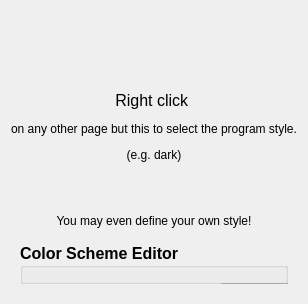
      <widget class="QWidget" name="tabOptions">
       <attribute name="title">
        <string>&amp;Options</string>
       </attribute>
       <layout class="QVBoxLayout" name="verticalLayout_4" stretch="1,5">
        <item>
         <widget class="QLabel" name="label_8">
          <property name="text">
           <string>&lt;html&gt;&lt;head/&gt;&lt;body&gt;&lt;p&gt;&lt;br/&gt;&lt;/p&gt;&lt;p&gt;&lt;br/&gt;&lt;/p&gt;&lt;p align=&quot;center&quot;&gt;&lt;span style=&quot; font-size:12pt;&quot;&gt;Right click &lt;/span&gt;&lt;/p&gt;&lt;p align=&quot;center&quot;&gt;on any other page but this to select the program style.&lt;/p&gt;&lt;p align=&quot;center&quot;&gt;(e.g. dark)&lt;/p&gt;&lt;p align=&quot;center&quot;&gt;&lt;br/&gt;&lt;/p&gt;&lt;p align=&quot;center&quot;&gt;You may even define your own style!&lt;/p&gt;&lt;/body&gt;&lt;/html&gt;</string>
          </property>
         </widget>
        </item>
        <item>
         <widget class="QWidget" name="widget_11" native="true">
          <layout class="QVBoxLayout" name="verticalLayout_14">
           <item>
            <widget class="QGroupBox" name="groupBox">
             <property name="font">
              <font>
               <family>Arial</family>
               <pointsize>12</pointsize>
               <weight>75</weight>
               <bold>true</bold>
              </font>
             </property>
             <property name="title">
              <string>Color Scheme Editor</string>
             </property>
             <widget class="QWidget" name="layoutWidget">
              <property name="geometry">
               <rect>
                <x>0</x>
                <y>40</y>
                <width>931</width>
                <height>641</height>
               </rect>
              </property>
              <layout class="QFormLayout" name="formLayout_3">
               <item row="0" column="0">
                <widget class="QLabel" name="label_48">
                 <property name="font">
                  <font>
                   <family>Arial</family>
                   <pointsize>12</pointsize>
                   <weight>50</weight>
                   <bold>false</bold>
                  </font>
                 </property>
                 <property name="text">
                  <string>Name of the Color Scheme</string>
                 </property>
                </widget>
               </item>
               <item row="0" column="1">
                <widget class="QComboBox" name="cbSCheme">
                 <property name="font">
                  <font>
                   <family>Arial</family>
                   <pointsize>12</pointsize>
                   <weight>50</weight>
                   <bold>false</bold>
                  </font>
                 </property>
                </widget>
               </item>
               <item row="2" column="0">
                <widget class="QLabel" name="label_49">
                 <property name="font">
                  <font>
                   <family>Arial</family>
                   <pointsize>8</pointsize>
                   <weight>50</weight>
                   <bold>false</bold>
                  </font>
                 </property>
                 <property name="text">
                  <string>Background color</string>
                 </property>
                </widget>
               </item>
               <item row="2" column="1">
                <widget class="QPushButton" name="pbScheme0">
                 <property name="font">
                  <font>
                   <family>Arial</family>
                   <pointsize>12</pointsize>
                   <weight>50</weight>
                   <bold>false</bold>
                  </font>
                 </property>
                 <property name="text">
                  <string/>
                 </property>
                </widget>
               </item>
               <item row="3" column="0">
                <widget class="QLabel" name="label_72">
                 <property name="font">
                  <font>
                   <family>Arial</family>
                   <pointsize>8</pointsize>
                   <weight>50</weight>
                   <bold>false</bold>
                  </font>
                 </property>
                 <property name="text">
                  <string>Foreground (text) color</string>
                 </property>
                </widget>
               </item>
               <item row="3" column="1">
                <widget class="QPushButton" name="pbScheme1">
                 <property name="font">
                  <font>
                   <family>Arial</family>
                   <pointsize>12</pointsize>
                   <weight>50</weight>
                   <bold>false</bold>
                  </font>
                 </property>
                 <property name="text">
                  <string/>
                 </property>
                </widget>
               </item>
               <item row="4" column="0">
                <widget class="QLabel" name="label_73">
                 <property name="font">
                  <font>
                   <family>Arial</family>
                   <pointsize>8</pointsize>
                   <weight>50</weight>
                   <bold>false</bold>
                  </font>
                 </property>
                 <property name="text">
                  <string>Border color</string>
                 </property>
                </widget>
               </item>
               <item row="4" column="1">
                <widget class="QPushButton" name="pbScheme2">
                 <property name="font">
                  <font>
                   <family>Arial</family>
                   <pointsize>12</pointsize>
                   <weight>50</weight>
                   <bold>false</bold>
                  </font>
                 </property>
                 <property name="text">
                  <string/>
                 </property>
                </widget>
               </item>
               <item row="5" column="0">
                <widget class="QLabel" name="label_74">
                 <property name="font">
                  <font>
                   <family>Arial</family>
                   <pointsize>8</pointsize>
                   <weight>50</weight>
                   <bold>false</bold>
                  </font>
                 </property>
                 <property name="text">
                  <string>Focused input colorl</string>
                 </property>
                </widget>
               </item>
               <item row="5" column="1">
                <widget class="QPushButton" name="pbScheme3">
                 <property name="font">
                  <font>
                   <family>Arial</family>
                   <pointsize>12</pointsize>
                   <weight>50</weight>
                   <bold>false</bold>
                  </font>
                 </property>
                 <property name="text">
                  <string/>
                 </property>
                </widget>
               </item>
               <item row="6" column="0">
                <widget class="QLabel" name="label_75">
                 <property name="font">
                  <font>
                   <family>Arial</family>
                   <pointsize>8</pointsize>
                   <weight>50</weight>
                   <bold>false</bold>
                  </font>
                 </property>
                 <property name="text">
                  <string>Hover color</string>
                 </property>
                </widget>
               </item>
               <item row="6" column="1">
                <widget class="QPushButton" name="pbScheme4">
                 <property name="font">
                  <font>
                   <family>Arial</family>
                   <pointsize>12</pointsize>
                   <weight>50</weight>
                   <bold>false</bold>
                  </font>
                 </property>
                 <property name="text">
                  <string/>
                 </property>
                </widget>
               </item>
               <item row="7" column="0">
                <widget class="QLabel" name="label_76">
                 <property name="font">
                  <font>
                   <family>Arial</family>
                   <pointsize>8</pointsize>
                   <weight>50</weight>
                   <bold>false</bold>
                  </font>
                 </property>
                 <property name="text">
                  <string>Tab border color</string>
                 </property>
                </widget>
               </item>
               <item row="7" column="1">
                <widget class="QPushButton" name="pbScheme5">
                 <property name="font">
                  <font>
                   <family>Arial</family>
                   <pointsize>12</pointsize>
                   <weight>50</weight>
                   <bold>false</bold>
                  </font>
                 </property>
                 <property name="text">
                  <string/>
                 </property>
                </widget>
               </item>
               <item row="8" column="0">
                <widget class="QLabel" name="label_77">
                 <property name="font">
                  <font>
                   <family>Arial</family>
                   <pointsize>8</pointsize>
                   <weight>50</weight>
                   <bold>false</bold>
                  </font>
                 </property>
                 <property name="text">
                  <string>Input Background color</string>
                 </property>
                </widget>
               </item>
               <item row="8" column="1">
                <widget class="QPushButton" name="pbScheme6">
                 <property name="font">
                  <font>
                   <family>Arial</family>
                   <pointsize>12</pointsize>
                   <weight>50</weight>
                   <bold>false</bold>
                  </font>
                 </property>
                 <property name="text">
                  <string/>
                 </property>
                </widget>
               </item>
               <item row="9" column="0">
                <widget class="QLabel" name="label_78">
                 <property name="font">
                  <font>
                   <family>Arial</family>
                   <pointsize>8</pointsize>
                   <weight>50</weight>
                   <bold>false</bold>
                  </font>
                 </property>
                 <property name="text">
                  <string>Selected color</string>
                 </property>
                </widget>
               </item>
               <item row="9" column="1">
                <widget class="QPushButton" name="pbScheme7">
                 <property name="font">
                  <font>
                   <family>Arial</family>
                   <pointsize>12</pointsize>
                   <weight>50</weight>
                   <bold>false</bold>
                  </font>
                 </property>
                 <property name="text">
                  <string/>
                 </property>
                </widget>
               </item>
               <item row="10" column="0">
                <widget class="QLabel" name="label_79">
                 <property name="font">
                  <font>
                   <family>Arial</family>
                   <pointsize>8</pointsize>
                   <weight>50</weight>
                   <bold>false</bold>
                  </font>
                 </property>
                 <property name="text">
                  <string>Focused Border color</string>
                 </property>
                </widget>
               </item>
               <item row="10" column="1">
                <widget class="QPushButton" name="pbScheme8">
                 <property name="font">
                  <font>
                   <family>Arial</family>
                   <pointsize>12</pointsize>
                   <weight>50</weight>
                   <bold>false</bold>
                  </font>
                 </property>
                 <property name="text">
                  <string/>
                 </property>
                </widget>
               </item>
               <item row="11" column="0">
                <widget class="QLabel" name="label_80">
                 <property name="font">
                  <font>
                   <family>Arial</family>
                   <pointsize>8</pointsize>
                   <weight>50</weight>
                   <bold>false</bold>
                  </font>
                 </property>
                 <property name="text">
                  <string>Disabled Background c.</string>
                 </property>
                </widget>
               </item>
               <item row="11" column="1">
                <widget class="QPushButton" name="pbScheme9">
                 <property name="font">
                  <font>
                   <family>Arial</family>
                   <pointsize>12</pointsize>
                   <weight>50</weight>
                   <bold>false</bold>
                  </font>
                 </property>
                 <property name="text">
                  <string/>
                 </property>
                </widget>
               </item>
               <item row="12" column="0">
                <widget class="QLabel" name="label_81">
                 <property name="font">
                  <font>
                   <family>Arial</family>
                   <pointsize>8</pointsize>
                   <weight>50</weight>
                   <bold>false</bold>
                  </font>
                 </property>
                 <property name="text">
                  <string>Disabled Text color</string>
                 </property>
                </widget>
               </item>
               <item row="12" column="1">
                <widget class="QPushButton" name="pbScheme10">
                 <property name="font">
                  <font>
                   <family>Arial</family>
                   <pointsize>12</pointsize>
                   <weight>50</weight>
                   <bold>false</bold>
                  </font>
                 </property>
                 <property name="text">
                  <string/>
                 </property>
                </widget>
               </item>
               <item row="13" column="0">
                <widget class="QLabel" name="label_89">
                 <property name="font">
                  <font>
                   <family>Arial</family>
                   <pointsize>8</pointsize>
                   <weight>50</weight>
                   <bold>false</bold>
                  </font>
                 </property>
                 <property name="text">
                  <string>Image Background color</string>
                 </property>
                </widget>
               </item>
               <item row="13" column="1">
                <widget class="QPushButton" name="pbScheme11">
                 <property name="font">
                  <font>
                   <family>Arial</family>
                   <pointsize>12</pointsize>
                   <weight>50</weight>
                   <bold>false</bold>
                  </font>
                 </property>
                 <property name="text">
                  <string/>
                 </property>
                </widget>
               </item>
               <item row="14" column="0">
                <widget class="QLabel" name="label_90">
                 <property name="font">
                  <font>
                   <family>Arial</family>
                   <pointsize>8</pointsize>
                   <weight>50</weight>
                   <bold>false</bold>
                  </font>
                 </property>
                 <property name="text">
                  <string>Button Pressed Background</string>
                 </property>
                </widget>
               </item>
               <item row="14" column="1">
                <widget class="QPushButton" name="pushButton_13">
                 <property name="font">
                  <font>
                   <family>Arial</family>
                   <pointsize>12</pointsize>
                   <weight>50</weight>
                   <bold>false</bold>
                  </font>
                 </property>
                 <property name="text">
                  <string/>
                 </property>
                </widget>
               </item>
               <item row="15" column="0">
                <widget class="QLabel" name="label_91">
                 <property name="font">
                  <font>
                   <family>Arial</family>
                   <pointsize>8</pointsize>
                   <weight>50</weight>
                   <bold>false</bold>
                  </font>
                 </property>
                 <property name="text">
                  <string>Default background</string>
                 </property>
                </widget>
               </item>
               <item row="15" column="1">
                <widget class="QPushButton" name="pushButton_14">
                 <property name="font">
                  <font>
                   <family>Arial</family>
                   <pointsize>12</pointsize>
                   <weight>50</weight>
                   <bold>false</bold>
                  </font>
                 </property>
                 <property name="text">
                  <string/>
                 </property>
                </widget>
               </item>
               <item row="16" column="0">
                <widget class="QLabel" name="label_92">
                 <property name="font">
                  <font>
                   <family>Arial</family>
                   <pointsize>8</pointsize>
                   <weight>50</weight>
                   <bold>false</bold>
                  </font>
                 </property>
                 <property name="text">
                  <string>Progress Bar Chunk color</string>
                 </property>
                </widget>
               </item>
               <item row="16" column="1">
                <widget class="QPushButton" name="pushButton_15">
                 <property name="font">
                  <font>
                   <family>Arial</family>
                   <pointsize>12</pointsize>
                   <weight>50</weight>
                   <bold>false</bold>
                  </font>
                 </property>
                 <property name="text">
                  <string/>
                 </property>
                </widget>
               </item>
               <item row="17" column="0">
                <widget class="QLabel" name="label_93">
                 <property name="font">
                  <font>
                   <family>Arial</family>
                   <pointsize>8</pointsize>
                   <weight>50</weight>
                   <bold>false</bold>
                  </font>
                 </property>
                 <property name="text">
                  <string>Warning color</string>
                 </property>
                </widget>
               </item>
               <item row="17" column="1">
                <widget class="QPushButton" name="pushButton_16">
                 <property name="font">
                  <font>
                   <family>Arial</family>
                   <pointsize>12</pointsize>
                   <weight>50</weight>
                   <bold>false</bold>
                  </font>
                 </property>
                 <property name="text">
                  <string/>
                 </property>
                </widget>
               </item>
               <item row="18" column="0">
                <widget class="QLabel" name="label_94">
                 <property name="font">
                  <font>
                   <family>Arial</family>
                   <pointsize>8</pointsize>
                   <weight>50</weight>
                   <bold>false</bold>
                  </font>
                 </property>
                 <property name="text">
                  <string>Groupbox title color</string>
                 </property>
                </widget>
               </item>
               <item row="18" column="1">
                <widget class="QPushButton" name="pushButton_17">
                 <property name="font">
                  <font>
                   <family>Arial</family>
                   <pointsize>12</pointsize>
                   <weight>50</weight>
                   <bold>false</bold>
                  </font>
                 </property>
                 <property name="text">
                  <string/>
                 </property>
                </widget>
               </item>
               <item row="1" column="0">
                <widget class="QLabel" name="label_95">
                 <property name="font">
                  <font>
                   <family>Arial</family>
                   <pointsize>12</pointsize>
                   <weight>50</weight>
                   <bold>false</bold>
                  </font>
                 </property>
                 <property name="text">
                  <string>TextLabel</string>
                 </property>
                </widget>
               </item>
              </layout>
             </widget>
            </widget>
           </item>
          </layout>
         </widget>
        </item>
       </layout>
      </widget>
